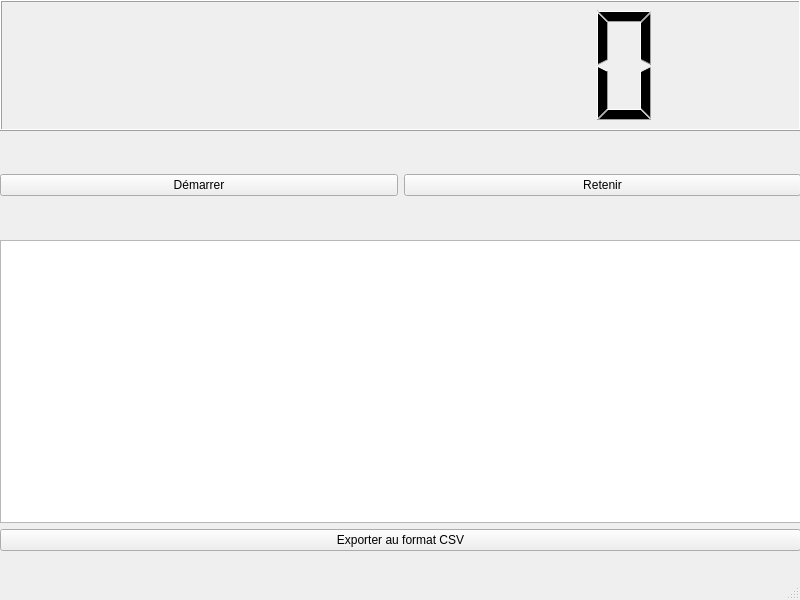
<?xml version="1.0" encoding="UTF-8"?>
<ui version="4.0">
 <class>MainWindow</class>
 <widget class="QMainWindow" name="MainWindow">
  <property name="geometry">
   <rect>
    <x>0</x>
    <y>0</y>
    <width>800</width>
    <height>600</height>
   </rect>
  </property>
  <property name="windowTitle">
   <string>MainWindow</string>
  </property>
  <widget class="QWidget" name="centralwidget">
   <widget class="QWidget" name="verticalLayoutWidget">
    <property name="geometry">
     <rect>
      <x>0</x>
      <y>0</y>
      <width>801</width>
      <height>131</height>
     </rect>
    </property>
    <layout class="QVBoxLayout" name="verticalLayout">
     <item>
      <widget class="Chrono" name="lcdNumber">
       <property name="smallDecimalPoint">
        <bool>false</bool>
       </property>
       <property name="digitCount">
        <number>8</number>
       </property>
       <property name="value" stdset="0">
        <double>0.000000000000000</double>
       </property>
       <property name="intValue" stdset="0">
        <number>0</number>
       </property>
      </widget>
     </item>
    </layout>
   </widget>
   <widget class="QWidget" name="verticalLayoutWidget_2">
    <property name="geometry">
     <rect>
      <x>0</x>
      <y>130</y>
      <width>801</width>
      <height>111</height>
     </rect>
    </property>
    <layout class="QVBoxLayout" name="verticalLayout_2">
     <item>
      <layout class="QHBoxLayout" name="horizontalLayout">
       <item>
        <widget class="QPushButton" name="startStopButon">
         <property name="text">
          <string>Démarrer</string>
         </property>
        </widget>
       </item>
       <item>
        <widget class="QPushButton" name="retenirButton">
         <property name="text">
          <string>Retenir</string>
         </property>
        </widget>
       </item>
      </layout>
     </item>
    </layout>
   </widget>
   <widget class="QWidget" name="verticalLayoutWidget_3">
    <property name="geometry">
     <rect>
      <x>0</x>
      <y>240</y>
      <width>801</width>
      <height>311</height>
     </rect>
    </property>
    <layout class="QVBoxLayout" name="verticalLayout_3">
     <item>
      <widget class="QTableView" name="tableView"/>
     </item>
     <item>
      <widget class="QPushButton" name="exportButton">
       <property name="text">
        <string>Exporter au format CSV</string>
       </property>
      </widget>
     </item>
    </layout>
   </widget>
  </widget>
  <widget class="QMenuBar" name="menubar">
   <property name="geometry">
    <rect>
     <x>0</x>
     <y>0</y>
     <width>800</width>
     <height>22</height>
    </rect>
   </property>
  </widget>
  <widget class="QStatusBar" name="statusbar"/>
 </widget>
 <customwidgets>
  <customwidget>
   <class>Chrono</class>
   <extends>QLCDNumber</extends>
   <header>chrono.h</header>
  </customwidget>
 </customwidgets>
 <resources/>
 <connections/>
</ui>
